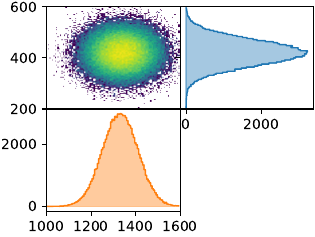

Recreate this plot in Python.
import numpy as np
import matplotlib.pyplot as plt
from matplotlib.colors import LogNorm

# Create some data
data_length = int(1e5)
x = np.random.normal(loc=1337, scale=80, size=data_length)
y = np.random.normal(loc=420, scale=50, size=data_length)

# Create a 2D histogram
histo, ex, ey = np.histogram2d(x, y, bins = (100, 100), range = [[1e3, 1.6e3], [2e2, 6e2]])

# Create a nice plot
plt.close('all')
inch_to_mm = 25.4
color = plt.cm.tab10

fig, ax = plt.subplots(2, 2, figsize=(80/inch_to_mm,60/inch_to_mm), sharex='col', sharey='row')
ax[0, 0].pcolormesh(ex, ey, histo.T, norm=LogNorm(), cmap='viridis', rasterized=True)

ax[0, 0].set_xlim(1e3, 1.6e3)
ax[0, 0].set_ylim(2e2, 6e2)

ax[0, 1].step(np.sum(histo, axis=0), ey[:-1], drawstyle='steps-post', linewidth=1, color=color(0))
ax[0, 1].fill_betweenx(ey[:-1], np.sum(histo, axis=0), 0, step='post', color=color(0), alpha=0.4, interpolate=True)

ax[1, 0].step(ex[:-1], np.sum(histo, axis=1), drawstyle='steps-post', linewidth=1, color=color(1))
ax[1, 0].fill_between(ex[:-1], np.sum(histo, axis=1), 0, step='pre', color=color(1), alpha=0.4, interpolate=True)

ax[1, 1].set_visible(False)
ax[1, 1].set_axis_off()
ax[0, 1].xaxis.set_tick_params(labelbottom=True)

plt.tight_layout(pad = 0.1)
fig.subplots_adjust(hspace=0, wspace=0)

save_name = 'create_nice_plot'
plt.savefig(f'{save_name}.jpg', dpi=300)
plt.savefig(f'{save_name}.pdf')

plt.show()
